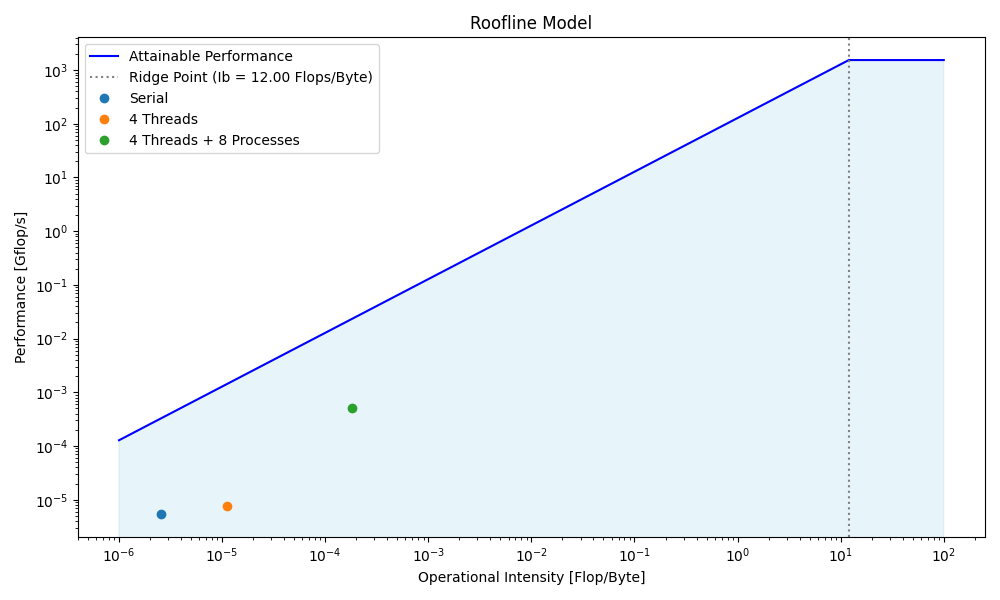

Reproduce this figure in Python.
import numpy as np
import matplotlib.pyplot as plt

pi = 1536  # Peak performance
beta = 128  # Memory bandwidth
x_break = pi / beta # Ridge point

flops = 10 * 500 * 10000 + 3 * 271177
# Measurements for serial code
time_s = 9537828751 / 1e6
memory_s = 437892352 + 19755941955840

# Measurements for threading code
time_t = 6692593576 / 1e6
memory_t = 443775424 + 4597800033408

# Measurements for threading+processes code
time_tp = 98026753 / 1e6
memory_tp = 1247726528 + 280036024064

x = np.logspace(-6, 2, 1000)
y_mem_bound = np.minimum(beta * x, pi)
y_compute_bound = np.full_like(x, pi)

# Plot
plt.figure(figsize=(10, 6))
plt.loglog(x, y_mem_bound, label='Attainable Performance', color='blue')
plt.fill_between(x, y_mem_bound, color='skyblue', alpha=0.2)
plt.axvline(x=x_break, color='gray', linestyle=':', label=f'Ridge Point (Ib = {x_break:.2f} Flops/Byte)')
plt.plot(flops/memory_s, flops/10**9/time_s, 'o', label='Serial')
plt.plot(flops/memory_t, flops/10**9/time_t, 'o', label='4 Threads')
plt.plot(flops/memory_tp, flops/10**9/time_tp, 'o', label='4 Threads + 8 Processes')

plt.title('Roofline Model')
plt.xlabel('Operational Intensity [Flop/Byte]')
plt.ylabel('Performance [Gflop/s]')
plt.legend()

plt.tight_layout()
plt.savefig('roofline.png')